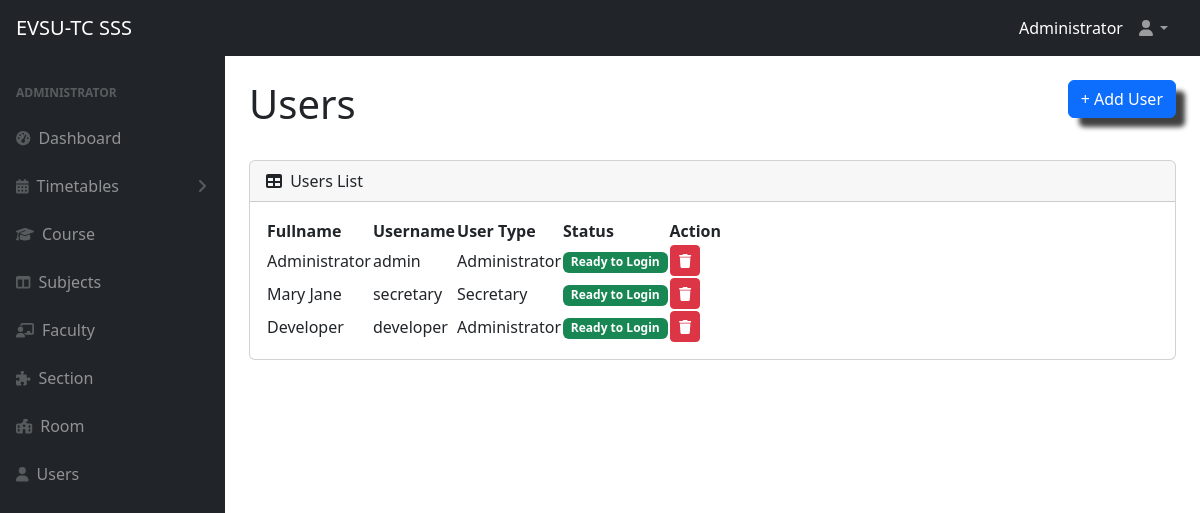
/users.php (signed in), run on the app's committed database.
### tables this page shows
CREATE TABLE `users` (
  `id` int(255) NOT NULL,
  `fullname` varchar(255) NOT NULL,
  `username` varchar(150) NOT NULL,
  `password` varchar(150) NOT NULL,
  `user_type` varchar(150) NOT NULL,
  `session_id` varchar(255) NOT NULL
);

### users.php (the view, shortened to what this page needs)
<?php
include 'db.php';
?>
<!DOCTYPE html>
<html lang="en">
    <head>
        <link href="https://cdn.jsdelivr.net/npm/select2@4.1.0-rc.0/dist/css/select2.min.css" rel="stylesheet" />
        <link href="https://cdn.jsdelivr.net/npm/simple-datatables@7.1.2/dist/style.min.css" rel="stylesheet" />
        <link href="css/styles.css" rel="stylesheet" />
    </head>
    <body class="sb-nav-fixed">
        <?php include 'navbar.php'; ?>
        <div id="layoutSidenav">
            <div id="layoutSidenav_nav">
                <?php include 'sidenav.php'; ?>
            </div>
            <div id="layoutSidenav_content">
                <main>
                    <div class="container-fluid px-4">
                        <h1 class="mt-4">Users <button type="button" class="btn btn-primary btns" data-bs-toggle="modal" data-bs-target="#addUser">+ Add User</button></h1>
                        <div class="card mb-4">
                            <div class="card-header">
                                <i class="fas fa-table me-1"></i>
                                Users List
                            </div>
                            <div class="card-body">
                                <table id="datatablesSimple">
                                    <thead>
                                        <tr>
                                            <th>Fullname</th>
                                            <th>Username</th>
                                            <th>User Type</th>
                                            <th>Status</th>
                                            <th>Action</th>
                                        </tr>
                                    </thead>
                                    <tbody>
                                    <?php
                                    $result = mysqli_query($conn, "SELECT * FROM users ORDER BY id ASC");
                                    while ($row = mysqli_fetch_array($result)) {
                                        ?>
                                        <tr>
                                            <td><?php echo $row['fullname']; ?></td>
                                            <td><?php echo $row['username']; ?></td>
                                            <td><?php echo $row['user_type']; ?></td>
                                            <td>
                                            <?php
                                                if(empty($row['session_id']))
                                                {
                                                    echo "<span class='badge text-bg-success'>Ready to Login</span>\n";
                                                }
                                                else
                                                {
                                                    echo '<span class="badge text-bg-primary">Logged In</span>';
                                                }
                                            ?>
                                            </td>
                                            <td><a href='?deleteid=<?php echo $row['id'] ?>' class="btn btn-danger btn-sm"><i class="fa-solid fa-trash"></i></a></td>
                                        </tr>
                                    <?php
                                    }
                                    ?>
                                    </tbody>
                                </table>
                            </div>
                        </div>
                    </div>
                </main>
            </div>
        </div>
    </body>
</html>

### users.php (style rules this page uses)
.btns { float: right; box-shadow: 10px 10px 5px -1px rgba(0,0,0,0.75); -webkit-box-shadow: 10px 10px 5px -1px rgba(0,0,0,0.75); -moz-box-shadow: 10px 10px 5px -1px rgba(0,0,0,0.75); }

### data on the page
users: fullname "Administrator", username "admin", user_type "Administrator", session_id "Ready to Login"
users: fullname "Mary Jane", username "secretary", user_type "Secretary", session_id "Ready to Login"
users: fullname "Developer", username "developer", user_type "Administrator", session_id "Ready to Login"

### other printed values
$_SESSION['fullname'] "Administrator"
